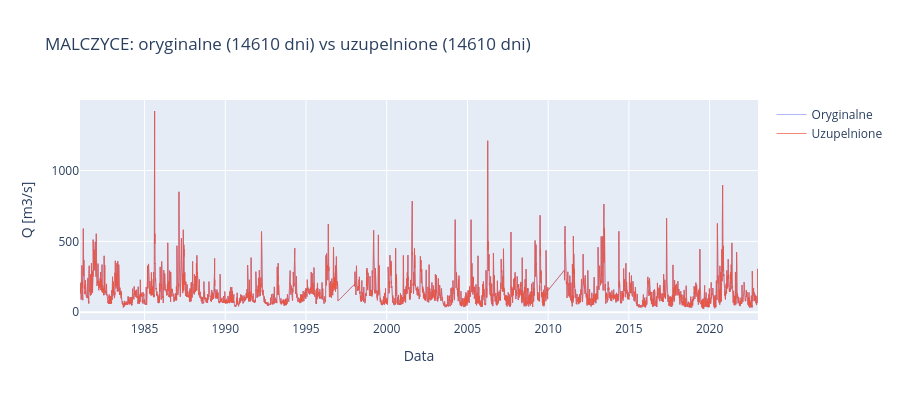
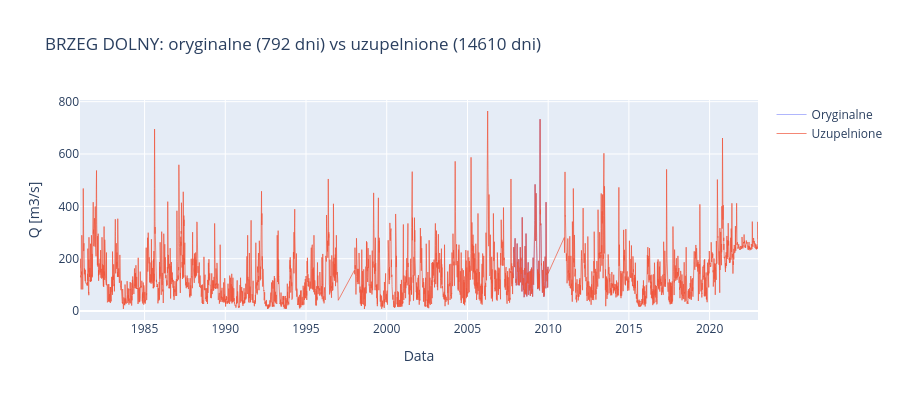

Notebook code cell kept with these figures, in order:
### Markdown cell above
**Prompt do LLM:**
> *"Napisz kod ktory: (1) narysuje porownanie danych oryginalnych i uzupelnionych
> (dwa trace na jednym wykresie per stacja), (2) pokaze podsumowanie ile brakow
> przed i po, (3) zapisze oczyszczone dane do daily_hydro_clean.parquet."*

### Code cell
# Porownanie przed/po i podsumowanie
for sid in df_filled['station_id'].unique():
    name = df_filled.loc[df_filled['station_id'] == sid, 'station_name'].iloc[0]
    orig = df[df['station_id'] == sid][['date', 'discharge_m3s']].copy()
    filled = df_filled[df_filled['station_id'] == sid][['date', 'discharge_m3s']].copy()
    orig.columns = ['date', 'original']
    filled.columns = ['date', 'filled']
    comp = orig.merge(filled, on='date')

    n_orig = comp['original'].notna().sum()
    n_filled = comp['filled'].notna().sum()

    fig = go.Figure()
    fig.add_trace(go.Scatter(x=comp['date'], y=comp['original'],
        name='Oryginalne', opacity=0.5, line=dict(width=1)))
    fig.add_trace(go.Scatter(x=comp['date'], y=comp['filled'],
        name='Uzupelnione', opacity=0.7, line=dict(width=1)))
    fig.update_layout(
        title=f'{name}: oryginalne ({n_orig} dni) vs uzupelnione ({n_filled} dni)',
        xaxis_title='Data', yaxis_title='Q [m3/s]',
        hovermode='x unified', height=400)
    fig.show()

### Figure 1 — Plotly figure (JSON) as saved in the notebook; plotly's stock layout.template omitted (floating-point values rounded to 4 significant figures; data arrays with more than 128 entries replaced by an {"elided": "..."} marker saying what was removed)
{"data": [{"line": {"width": 1}, "name": "Oryginalne", "opacity": 0.5, "type": "scatter", "x": {"elided": "14610 str values"}, "y": {"elided": "14610 float values"}}, {"line": {"width": 1}, "name": "Uzupelnione", "opacity": 0.7, "type": "scatter", "x": {"elided": "14610 str values"}, "y": {"elided": "14610 float values"}}], "layout": {"height": 400, "hovermode": "x unified", "title": {"text": "MALCZYCE: oryginalne (14610 dni) vs uzupelnione (14610 dni)"}, "xaxis": {"title": {"text": "Data"}}, "yaxis": {"title": {"text": "Q [m3/s]"}}}}

### Figure 2 — Plotly figure (JSON) as saved in the notebook; plotly's stock layout.template omitted (floating-point values rounded to 4 significant figures; data arrays with more than 128 entries replaced by an {"elided": "..."} marker saying what was removed)
{"data": [{"line": {"width": 1}, "name": "Oryginalne", "opacity": 0.5, "type": "scatter", "x": {"elided": "14610 str values"}, "y": {"elided": "14610 float values"}}, {"line": {"width": 1}, "name": "Uzupelnione", "opacity": 0.7, "type": "scatter", "x": {"elided": "14610 str values"}, "y": {"elided": "14610 float values"}}], "layout": {"height": 400, "hovermode": "x unified", "title": {"text": "BRZEG DOLNY: oryginalne (792 dni) vs uzupelnione (14610 dni)"}, "xaxis": {"title": {"text": "Data"}}, "yaxis": {"title": {"text": "Q [m3/s]"}}}}
